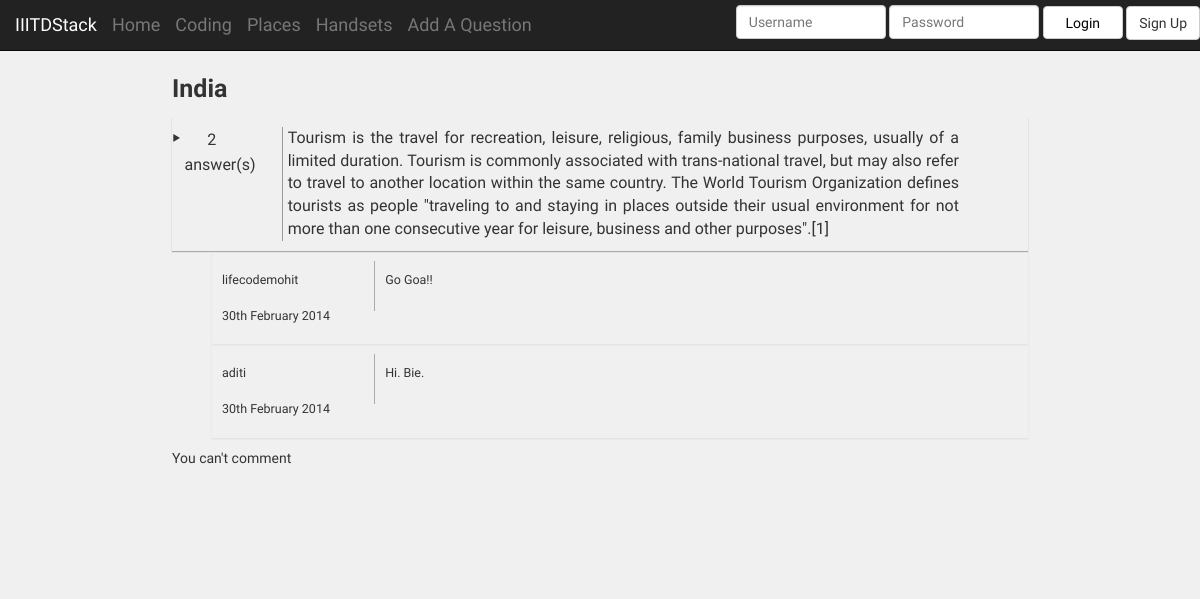
The app's page /11/ with its own data.
### hacku/models.py (models this page shows, shortened)
class Question(models.Model) :
	name = models.CharField(max_length=200)
	heading = models.TextField()
	qText = models.TextField()
	pub_date = models.DateTimeField(auto_now=True)
	votes = models.IntegerField(default = 0)
	extra = models.TextField()
	extra1 = models.TextField()

class Comments(models.Model) :
	qComment = models.ForeignKey(Question)
	cName = models.CharField(max_length=200)
	cText = models.TextField()
	cpub_date = models.DateTimeField(auto_now=True)
	cvotes = models.IntegerField(default = 0)
	cextra = models.TextField()
	cextra1 = models.TextField()

### hacku/views.py (the view)
# urls.py: url(r'^(?P<qComment_id>\d+)/$', views.qdisplay, name='qdisplay'),
def qdisplay(request, qComment_id):
	print request.user.is_authenticated()
	ques = get_object_or_404(Question, pk=qComment_id)
	if request.method == "POST":
		que=Question.objects.get(pk=qComment_id)
		que.votes+=1;
		que.save()
		new_ques=ques.comments_set.create(cName=request.user.username,cText=request.POST.get('cText'))
		new_ques.save()
		return HttpResponseRedirect('/'+qComment_id)
	context ={'ques' : ques, 'name':request.user.username}
	return render(request, 'Qdisplay.html',context)

### hacku/templates/Qdisplay.html (shortened to what this page needs)
{% load static %}
<!DOCTYPE html>
<html lang="en">
<head>
	<link href="{% static 'css/bootstrap.min.css' %}" rel="stylesheet">
	<link href="{% static 'css/styles.css' %}" rel="stylesheet">
</head>
<body>
<div id="top-nav" class="navbar navbar-inverse navbar-static-top">
  <div class="container-fluid">
    <div class="navbar-header">
      <a class="navbar-brand" href="#">IIITDStack</a>
    <a class="navbar-brand" href="/">Home</a>
     <a class="navbar-brand" href="/coding">Coding</a>
       <a class="navbar-brand" href="/places">Places</a>
       <a class="navbar-brand" href="/handsets">Handsets</a>
<a class="navbar-brand" href="/addQues">Add A Question</a>
    </div>
  	<form id="upload_form" action="{% url 'index' %}" method="post">
						<ul class="nav navbar-nav navbar-right login_box">
        					{% if user.is_authenticated %}
						    <a href="/abc" class="btn btn-default">Logout</a>
							{% else %}
							<input type="text" class="form-control" placeholder="Username" name="user1" id="user1">
							<input type="text" class="form-control" placeholder="Password" name="pass1" id="pass1">
							<button class="btn btn-default" type="submit" value="Login">Login</button>
							{% endif %}
							<a  href="/signup" class="btn btn-default">Sign Up</a>
						</ul>
	</form>
	</div>
	</div>
	<div class="container">
        <div class="header">
        <div class="theBody">
            <div class="category_head">{{ques.heading}}</div>
            <ul class="q_list">
                <li>
                    <div class="ans_div"><span class="ans_count">{{ques.votes}}</span><span class="small_box_bottom_div">answer(s)</span>
                    </div>
                    <div class="question_area">{{ques.qText}}</div>
                </li>
				</ul>
    <ul class="comments_ul">
    {% for comment in ques.comments_set.all %}
                    <li><div><span>{{ comment.cName }}</span><br><span>30th February 2014</span></div><div>{{ comment.cText }}</div></li>{% endfor %}</ul>
    {% if user.is_authenticated %}
	<form id="upload_form" action="/{{ ques.id }}/" method="post">
						{% csrf_token %}
						<div>
						<textarea id="review" type="textarea" name="cText" id=
						"cText" placeholder="Enter your Comment" class="commentbox" ></textarea>
						</div>
						<button type="submit" class="btn btn-default" style="width:20%;height:50px;margin-left:15px">Submit</button>
			            <div class="upperBody"></div>
			            <div class="lowerBody"></div>
			        </div>
	</form>
	{% else %}
    <p>You can't comment</p>
	{% endif %}
</body>
</html>

### hacku/static/css/styles.css (style rules this page uses)
.navbar-static-top { margin-bottom:20px; }
body { font-family: 'Quicksand', sans-serif; }
a { color: black; }
.login_box> input { display: inline-block; width: 150px; margin-top: 5px; }
.login_box> button { position: relative; height: auto; width: 80px; height: 33px; display: inline-block; margin-top: -2px; color: black; }
.comments_ul { list-style: none; width: 100%; height: auto; font-weight: 500; font-size: 15px !important; }
.comments_ul > li { width: 100%; height: auto; font-size: smaller; box-shadow: 0 1px 2px 0 #ddd; padding: 10px 0; }
.comments_ul >li> div { display: inline-block; padding: 10px; vertical-align: top; }
.comments_ul > li > div >span { display: block; }
.comments_ul > li >div:nth-of-type(1) { width: 20%; }
.comments_ul > li >div:nth-of-type(2) { box-shadow: -1px 0 0 #aaa; min-height: 50px; width: 78% !important; word-wrap: break-word; }
body { background-color:#F0F0F0 }
* { padding: 0 px; margin: 0; }
.container { width: 886px; }
.theBody { width: 100%; height: auto; min-height: 500px; }
.q_list { margin: 0; padding: 0; width: 100%; height: auto; }
.q_list > li { display: block; width: 100%; box-shadow: 0px 1px 1px 0px #aaa; -webkit-box-shadow: 0px 1px 1px 0px #aaa; -moz-box-shadow: 0px 1px 1px 0px #aaa; -ms-box-shadow: 0px 1px 1px 0px #aaa; list-style: none; font-size: 16px; padding: 10px 0; }
.q_list > li:before { content: "\2023 \0020"; }
.q_list > li > div { vertical-align: top; text-align: justify; }
.q_list > li > div:nth-of-type(2) { box-shadow: -1px 0 0 0 #999; -webkit-box-shadow: -1px 0 0 0 #999; -moz-box-shadow: -1px 0 0 0 #999; -ms-box-shadow: -1px 0 0 0 #999; padding-left: 5px; }
.category_head { font-size:25px;font-weight:bold; padding-bottom:10px; }
.ans_div { display: inline-block; height: 40px; width: 11%; padding-right:20px; }
.ans_div span { display: block; padding-right:20px; }
.ans_div > span:first-of-type { padding: 2px 0; padding-right:20px;text-align: center; }
.question_area { display: inline-block; width: 79%; }

### records on screen
Question: heading "India", votes "2", qText "Tourism is the travel for recreation, leisure, religious, family business purposes, usually of a limited duration. Tourism is commonly associated with trans-national travel, but may also refer to travel to another location within the same country. The World Tourism Organization defines tourists as people \"traveling to and staying in places outside their usual environment for not more than one consecutive year for leisure, business and other purposes\".[1]"
Comments: cName "lifecodemohit", cText "Go Goa!!"
Comments: cName "aditi", cText "Hi. Bie."
